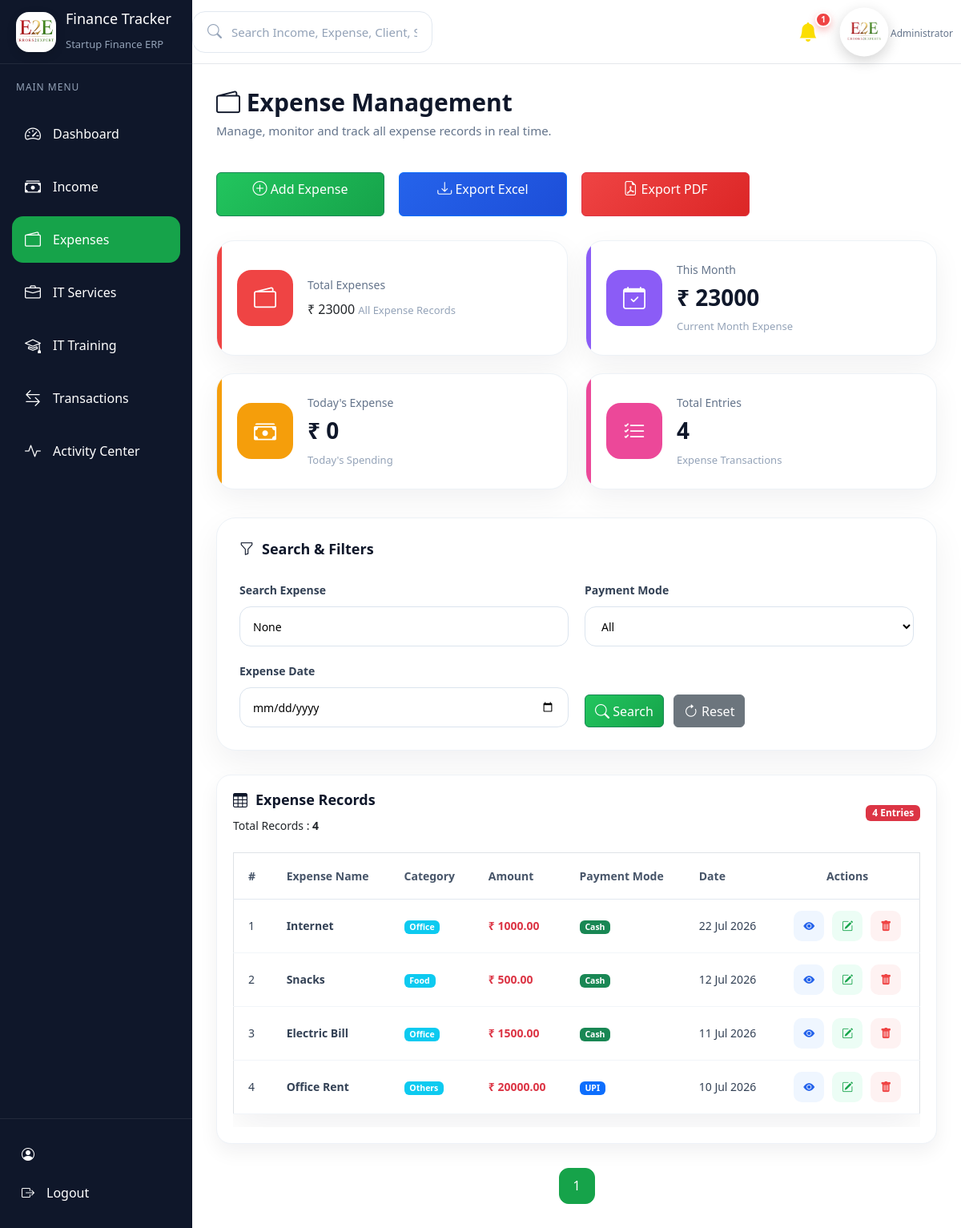
Page /expenses/ on the earlier database version.
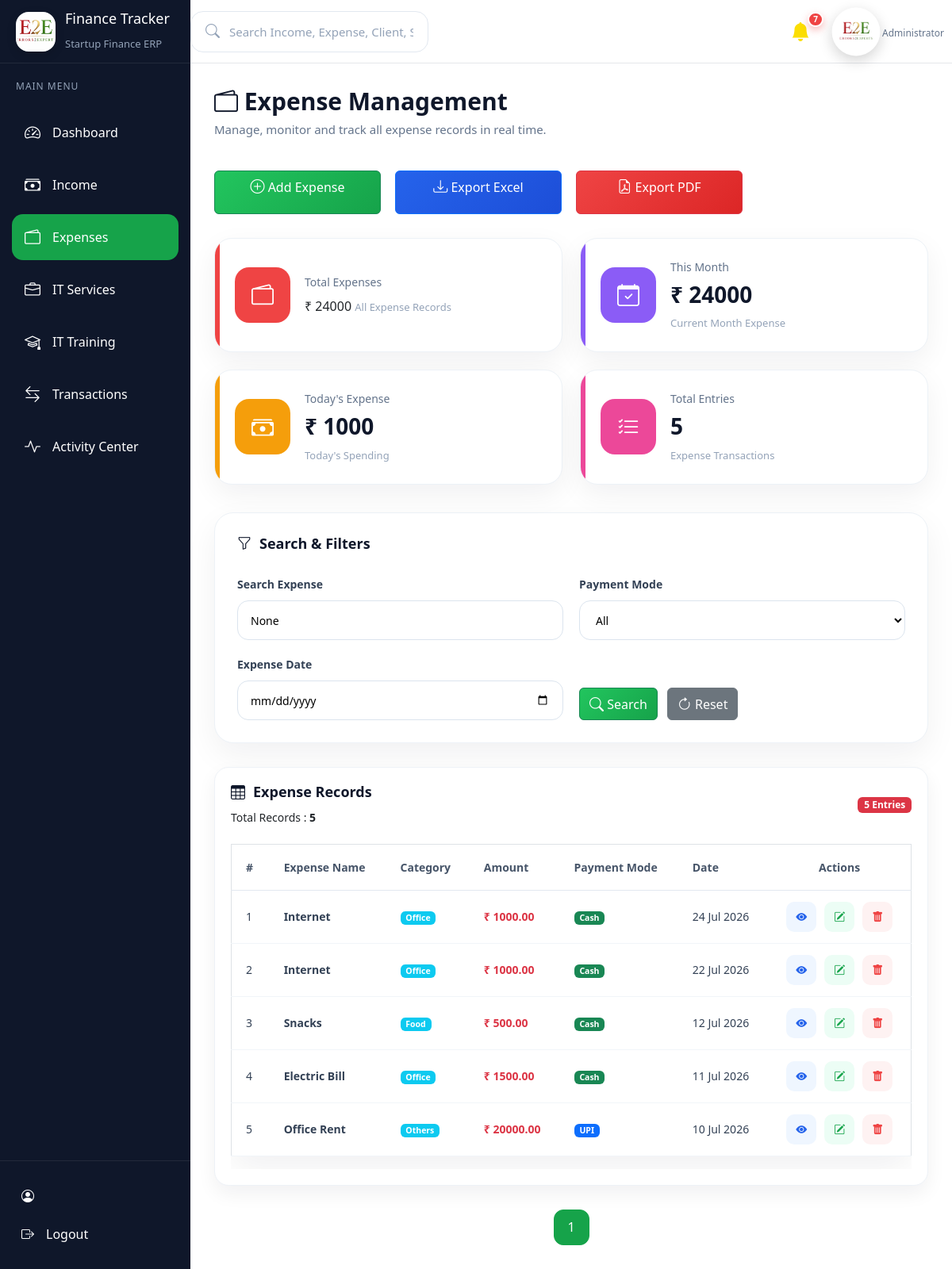
Same page on the later database version.
### expenses/models.py (models this page shows, shortened)
class Expense(models.Model):
    PAYMENT_CHOICES = [
        ("Cash", "Cash"),
        ("UPI", "UPI"),
        ("Bank", "Bank Transfer"),
        ("Card", "Card"),
        ("Cheque", "Cheque"),
    ]
    CATEGORY_CHOICES = [
        ("Office", "Office"),
        ("Salary", "Salary"),
        ("Marketing", "Marketing"),
        ("Travel", "Travel"),
        ("Food", "Food"),
        ("Software", "Software"),
        ("Utilities", "Utilities"),
        ("Others", "Others"),
    ]
    expense_name = models.CharField(
        max_length=150
    )
    category = models.CharField(
        max_length=100,
        choices=CATEGORY_CHOICES
    )
    amount = models.DecimalField(
        max_digits=12,
        decimal_places=2
    )
    payment_mode = models.CharField(
        max_length=20,
        choices=PAYMENT_CHOICES
    )
    transaction_id = models.CharField(
        max_length=100,
        blank=True,
        null=True
    )
    cheque_number = models.CharField(
        max_length=100,
        blank=True,
        null=True
    )
    bank_name = models.CharField(
        max_length=100,
        blank=True,
        null=True
    )
    expense_date = models.DateField()
    description = models.TextField(
        blank=True,
        null=True
    )
    attachment = models.FileField(
        upload_to="expenses/",
        blank=True,
        null=True
    )
    created_at = models.DateTimeField(
        auto_now_add=True
    )
    updated_at = models.DateTimeField(
        auto_now=True
    )
    class Meta:
        ordering = ["-id"]
        verbose_name = "Expense"
        verbose_name_plural = "Expenses"

### expenses/views.py (the view)
# urls.py: path("", views.expense_list, name="expense_list"),
def expense_list(request):
    expenses = Expense.objects.all().order_by("-id")
    search = request.GET.get("search")
    payment_mode = request.GET.get("payment_mode")
    expense_date = request.GET.get("expense_date")
    if search:
        expenses = expenses.filter(
            Q(expense_name__icontains=search) |
            Q(description__icontains=search) |
            Q(payment_mode__icontains=search)
        )
    if payment_mode:
        expenses = expenses.filter(
            payment_mode=payment_mode
        )
    if expense_date:
        expenses = expenses.filter(
            expense_date=expense_date
        )
    today = timezone.localdate()
    total_expense = expenses.aggregate(
        total=Sum("amount")
    )["total"] or 0
    this_month_expense = expenses.filter(
        expense_date__year=today.year,
        expense_date__month=today.month
    ).aggregate(
        total=Sum("amount")
    )["total"] or 0
    today_expense = expenses.filter(
        expense_date=today
    ).aggregate(
        total=Sum("amount")
    )["total"] or 0
    total_entries = expenses.count()
    paginator = Paginator(expenses, 5)
    page_number = request.GET.get("page")
    page_obj = paginator.get_page(page_number)
    context = {
        "expenses": page_obj,
        "page_obj": page_obj,
        "search": search,
        "payment_mode": payment_mode,
        "expense_date": expense_date,
        "total_expense": total_expense,
        "this_month_expense": this_month_expense,
        "today_expense": today_expense,
        "total_entries": total_entries,
    }
    return render(
        request,
        "expenses/expenses.html",
        context,
    )

### templates/expenses/expenses.html (shortened to what this page needs)
{% extends 'base.html' %}
{% block content %}
<div class="page-header">
    <div>
        <h2>
            <i class="bi bi-wallet2"></i>
            Expense Management
        </h2>
        <p>
            Manage, monitor and track all expense records in real time.
        </p>
    </div>
    <div class="page-actions">
        <a href="{% url 'expenses:add_expense' %}" class="btn btn-success">
            <i class="bi bi-plus-circle"></i>
            Add Expense
        </a>
        <a href="{% url 'expenses:export_expense_excel' %}?{{ request.GET.urlencode }}" class="btn btn-primary">
    <i class="bi bi-download"></i>
    Export Excel
</a>
        <a href="{% url 'expenses:export_expense_pdf' %}?{{ request.GET.urlencode }}" class="btn btn-danger">
    <i class="bi bi-file-earmark-pdf"></i>
    Export PDF
</a>
    </div>
</div>
<div class="dashboard-cards">
    <div class="dashboard-card expense-card">
        <div class="card-icon">
            <i class="bi bi-wallet2"></i>
        </div>
        <div class="card-details">
            <span>Total Expenses</span>
           ₹ {{ total_expense }}
            <small>All Expense Records</small>
        </div>
    </div>
    <div class="dashboard-card profit-card">
        <div class="card-icon">
            <i class="bi bi-calendar-check"></i>
        </div>
        <div class="card-details">
            <span>This Month</span>
            <h2>₹ {{ this_month_expense }}</h2>
            <small>Current Month Expense</small>
        </div>
    </div>
    <div class="dashboard-card target-card">
        <div class="card-icon">
            <i class="bi bi-cash-stack"></i>
        </div>
        <div class="card-details">
            <span>Today's Expense</span>
            <h2>₹ {{ today_expense }}</h2>
            <small>Today's Spending</small>
        </div>
    </div>
    <div class="dashboard-card transaction-card">
        <div class="card-icon">
            <i class="bi bi-list-check"></i>
        </div>
        <div class="card-details">
            <span>Total Entries</span>
            <h2>{{ total_entries }}</h2>
            <small>Expense Transactions</small>
        </div>
    </div>
</div>
<div class="filter-card">
    <div class="box-header">
        <h3>
            <i class="bi bi-funnel"></i>
            Search & Filters
        </h3>
    </div>
    <form method="GET">
        <div class="filter-grid">
            <div class="filter-group">
                <label>
                    Search Expense
                </label>
                <input type="text" name="search" value="{{ search }}" placeholder="Expense Name / Category...">
            </div>
            <div class="filter-group">
                <label>
                    Payment Mode
                </label>
                <select name="payment_mode">
                   <option value="">All</option>
                </select>
            </div>
            <div class="filter-group">
                <label>
                    Expense Date
                </label>
                <input type="date" name="expense_date" value="{{ expense_date }}">
            </div>
            <div class="filter-buttons">
                <button type="submit" class="btn btn-success">
                    <i class="bi bi-search"></i>
                    Search
                </button>
                <a href="{% url 'expenses:expense_list' %}" class="btn btn-secondary">
                    <i class="bi bi-arrow-clockwise"></i>
                    Reset
                </a>
            </div>
        </div>
    </form>
</div>
<div class="dashboard-box expense-table-card">
    <div class="box-header">
        <div>
            <h3>
                <i class="bi bi-table"></i>
                Expense Records
            </h3>
            <small>
                Total Records :
                <strong>{{ page_obj.paginator.count }}</strong>
            </small>
        </div>
        <span class="badge bg-danger">
            {{ page_obj.paginator.count }} Entries
        </span>
    </div>
    <div class="table-responsive">
        <table class="table dashboard-table align-middle">
            <thead>
                <tr>
                    <th>#</th>
                    <th>Expense Name</th>
                    <th>Category</th>
                    <th>Amount</th>
                    <th>Payment Mode</th>
                    <th>Date</th>
                    <th class="text-center">Actions</th>
                </tr>
            </thead>
            <tbody>
                {% for expense in expenses %}
                <tr>
                    <td>
                       {{ page_obj.start_index|add:forloop.counter0 }}
                    </td>
                    <td>
                        <strong>
                            {{ expense.expense_name }}
                        </strong>
                    </td>
                    <td>
                        <span class="badge bg-info">
                            {{ expense.category }}
                        </span>
                    </td>
                    <td class="text-danger fw-bold">
                        ₹ {{ expense.amount|floatformat:2 }}
                    </td>
                    <td>
                        {% if expense.payment_mode == "Cash" %}
                        <span class="badge bg-success">
                            Cash
                        </span>
                        {% elif expense.payment_mode == "UPI" %}
                        <span class="badge bg-primary">
                            UPI
                        </span>
                        {% elif expense.payment_mode == "Card" %}
                        <span class="badge bg-warning text-dark">
                            Card
                        </span>
                        {% elif expense.payment_mode == "Bank" %}
                        <span class="badge bg-secondary">
                            Bank
                        </span>
                        {% else %}
                        <span class="badge bg-dark">
                            {{ expense.payment_mode }}
                        </span>
                        {% endif %}
                    </td>
                    <td>
                        {{ expense.expense_date|date:"d M Y" }}
                    </td>
                    <td>
                        <div class="action-buttons">
                            <a href="{% url 'expenses:view_expense' expense.id %}" class="view-btn" title="View">
                                <i class="bi bi-eye-fill"></i>
                            </a>
                            <a href="{% url 'expenses:edit_expense' expense.id %}" class="edit-btn" title="Edit">
                                <i class="bi bi-pencil-square"></i>
                            </a>
                           <a href="#"
   class="delete-btn"
   title="Delete"
   data-url="{% url 'expenses:delete_expense' expense.id %}"
   data-bs-toggle="modal"
   data-bs-target="#deleteModal">
    <i class="bi bi-trash-fill"></i>
</a>
                        </div>
                    </td>
                </tr>
                {% endfor %}
            </tbody>
        </table>
    </div>
</div>
    <div class="pagination-container">
        {% for page in page_obj.paginator.page_range %}
        {% if page == page_obj.number %}
        <span class="page-btn active">
            {{ page }}
        </span>
        {% elif page > page_obj.number|add:'-3' and page < page_obj.number|add:'3' %} <a href="?page={{ page }}"
            class="page-btn">
            {{ page }}
            </a>
            {% endif %}
            {% endfor %}
    </div>
{% endblock %}

### templates/base.html (shortened to what this page needs)
{% load static %}
<!DOCTYPE html>
<html lang="en">
<head>
    <link rel="stylesheet" href="{% static 'css/style.css' %}">
   <link rel="stylesheet" href="{% static 'css/sidebar.css' %}?v=2">
    <link rel="stylesheet" href="{% static 'css/navbar.css' %}">
    <link rel="stylesheet" href="{% static 'css/dashboard.css' %}">
    <link rel="stylesheet" href="{% static 'css/income.css' %}">
    <link rel="stylesheet" href="{% static 'css/service.css' %}">
    <link href="https://cdn.jsdelivr.net/npm/bootstrap@5.3.3/dist/css/bootstrap.min.css" rel="stylesheet">
    <link rel="stylesheet" href="https://cdn.jsdelivr.net/npm/bootstrap-icons@1.11.3/font/bootstrap-icons.min.css">
</head>
<body>
    <div class="wrapper">
        {% include 'includes/sidebar.html' %}
        <div class="main">
            {% include 'includes/navbar.html' %}
            <div class="content">
                {% block content %}
                {% endblock %}
            </div>
        </div>
    </div>
</body>
</html>

### templates/includes/sidebar.html (shortened to what this page needs)
{% load static %}
<aside class="sidebar" id="sidebar">
    <div class="sidebar-header">
        <div class="brand">
            <div class="brand-logo">
                <img
    src="{% static 'images/e2e.jpeg' %}"
    alt="E2E Logo"
    class="brand-logo-img"
>
            </div>
            <div class="brand-text">
                <h2>Finance Tracker</h2>
                <span>Startup Finance ERP</span>
            </div>
        </div>
    </div>
    <div class="menu-title">
        MAIN MENU
    </div>
    <ul class="sidebar-menu">
        <li>
            <a href="/dashboard/" class="{% if '/dashboard/' in request.path %}active{% endif %}">
                <i class="bi bi-speedometer2"></i>
                <span>Dashboard</span>
            </a>
        </li>
        <li>
            <a href="/income/" class="{% if '/income/' in request.path %}active{% endif %}">
                <i class="bi bi-cash-stack"></i>
                <span>Income</span>
            </a>
        </li>
        <li>
            <a href="/expenses/" class="{% if '/expenses/' in request.path %}active{% endif %}">
                <i class="bi bi-wallet2"></i>
                <span>Expenses</span>
            </a>
        </li>
        <li>
            <a href="/services/" class="{% if '/services/' in request.path %}active{% endif %}">
                <i class="bi bi-briefcase"></i>
                <span>IT Services</span>
            </a>
        </li>
        <li>
            <a href="/training/" class="{% if '/training/' in request.path %}active{% endif %}">
                <i class="bi bi-mortarboard"></i>
                <span>IT Training</span>
            </a>
        </li>
        <li>
            <a href="/transactions/" class="{% if '/transactions/' in request.path %}active{% endif %}">
                <i class="bi bi-arrow-left-right"></i>
                <span>Transactions</span>
            </a>
        </li>
        <li>
            <a href="/activity/" class="{% if '/activity/' in request.path %}active{% endif %}">
                <i class="bi bi-activity"></i>
                <span>Activity Center</span>
            </a>
        </li>
    </ul>
    <div class="sidebar-footer">
        <a href="/admin/">
            <i class="bi bi-person-circle"></i>
        </a>
        <a href="/logout/">
            <i class="bi bi-box-arrow-right"></i>
            <span>Logout</span>
        </a>
    </div>
</aside>

### templates/includes/navbar.html (shortened to what this page needs)
{% load static %}
<nav class="navbar">
    <div class="navbar-left">
        <div class="search-box">
            <i class="bi bi-search"></i>
            <input type="text" id="globalSearch" placeholder="Search Income, Expense, Client, Student..."
                autocomplete="off">
        </div>
    </div>
    <div class="navbar-right">
        <a href="{% url 'notification_list' %}" class="nav-icon notification-icon">
            <i class="bi bi-bell-fill"></i>
            {% if unread_notifications > 0 %}
            <span class="count">
                {{ unread_notifications }}
            </span>
            {% endif %}
        </a>
        <div class="profile">
       <img
    src="{% static 'images/e2e-logo.png' %}"
    alt="E2E Logo"
    class="profile-avatar"
>
            <div>
                <span>Administrator</span>
            </div>
        </div>
    </div>
</nav>

Differences in the rows shown:
added Expense: start_index|add "1", expense_name "Internet", category "Office", amount "1000.00", payment_mode "Cash", expense_date "24 Jul 2026"
computed for Expense "22 Jul 2026": start_index|add "1" → "2"
computed for Expense "Snacks": start_index|add "2" → "3"
computed for Expense "Electric Bill": start_index|add "3" → "4"
computed for Expense "Office Rent": start_index|add "4" → "5"
Other differences:
{{ unread_notifications }}: "1" → "7"
{{ total_expense }}: "23000" → "24000"
{{ this_month_expense }}: "23000" → "24000"
{{ today_expense }}: "0" → "1000"
{{ total_entries }}: "4" → "5"
{{ page_obj.paginator.count }}: "4" → "5"
